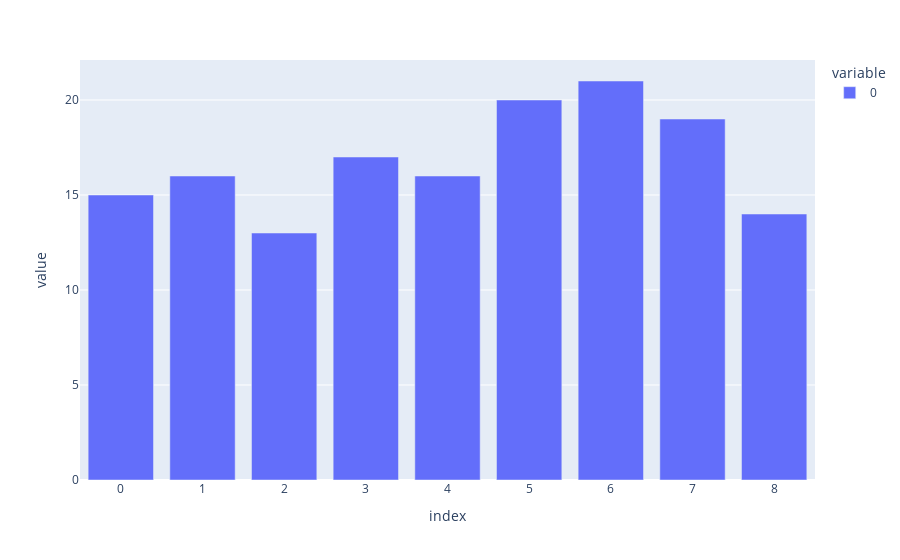

This figure's notebook cell:
### Code cell
import plotly.express as px
fig = px.bar(b)
fig.show()

### Figure 1 — Plotly figure (JSON) as saved in the notebook; plotly's stock layout.template omitted (floating-point values rounded to 4 significant figures)
{"data": [{"alignmentgroup": "True", "hovertemplate": "variable=0<br>index=%{x}<br>value=%{y}<extra></extra>", "legendgroup": "0", "marker": {"color": "#636efa", "pattern": {"shape": ""}}, "name": "0", "offsetgroup": "0", "orientation": "v", "showlegend": true, "textposition": "auto", "type": "bar", "x": [0, 1, 2, 3, 4, 5, 6, 7, 8], "xaxis": "x", "y": [15, 16, 13, 17, 16, 20, 21, 19, 14], "yaxis": "y"}], "layout": {"barmode": "relative", "legend": {"title": {"text": "variable"}, "tracegroupgap": 0}, "margin": {"t": 60}, "xaxis": {"anchor": "y", "domain": [0, 1], "title": {"text": "index"}}, "yaxis": {"anchor": "x", "domain": [0, 1], "title": {"text": "value"}}}}
